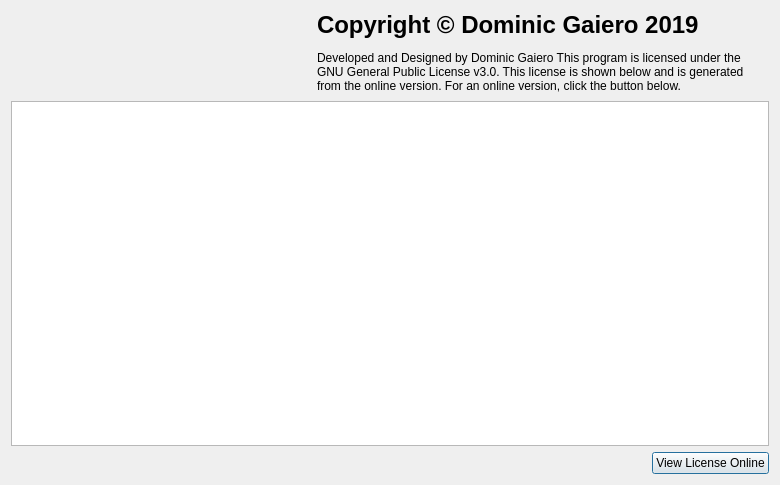
<?xml version="1.0" encoding="UTF-8"?>
<ui version="4.0">
 <class>Dialog</class>
 <widget class="QDialog" name="Dialog">
  <property name="windowModality">
   <enum>Qt::NonModal</enum>
  </property>
  <property name="geometry">
   <rect>
    <x>0</x>
    <y>0</y>
    <width>780</width>
    <height>485</height>
   </rect>
  </property>
  <property name="sizePolicy">
   <sizepolicy hsizetype="Fixed" vsizetype="Fixed">
    <horstretch>0</horstretch>
    <verstretch>0</verstretch>
   </sizepolicy>
  </property>
  <property name="minimumSize">
   <size>
    <width>500</width>
    <height>0</height>
   </size>
  </property>
  <property name="maximumSize">
   <size>
    <width>780</width>
    <height>505</height>
   </size>
  </property>
  <property name="windowTitle">
   <string>About</string>
  </property>
  <property name="modal">
   <bool>true</bool>
  </property>
  <layout class="QGridLayout" name="gridLayout">
   <item row="0" column="0">
    <layout class="QVBoxLayout" name="verticalLayout_2">
     <item>
      <layout class="QHBoxLayout" name="horizontalLayout">
       <item>
        <widget class="QLabel" name="label_2">
         <property name="sizePolicy">
          <sizepolicy hsizetype="Minimum" vsizetype="Minimum">
           <horstretch>0</horstretch>
           <verstretch>0</verstretch>
          </sizepolicy>
         </property>
         <property name="minimumSize">
          <size>
           <width>300</width>
           <height>84</height>
          </size>
         </property>
         <property name="maximumSize">
          <size>
           <width>300</width>
           <height>84</height>
          </size>
         </property>
         <property name="sizeIncrement">
          <size>
           <width>1</width>
           <height>2</height>
          </size>
         </property>
         <property name="text">
          <string/>
         </property>
         <property name="pixmap">
          <pixmap resource="main_images.qrc">:/logoHeaders/image_assets/logo_license_back_small.png</pixmap>
         </property>
         <property name="scaledContents">
          <bool>true</bool>
         </property>
        </widget>
       </item>
       <item>
        <widget class="QLabel" name="label">
         <property name="text">
          <string>&lt;html&gt;&lt;head/&gt;&lt;body&gt;&lt;h1 style=&quot; margin-top:18px; margin-bottom:12px; margin-left:0px; margin-right:0px; -qt-block-indent:0; text-indent:0px;&quot;&gt;&lt;span style=&quot; font-size:xx-large; font-weight:600;&quot;&gt;Copyright &amp;copy; Dominic Gaiero 2019&lt;/span&gt;&lt;/h1&gt;&lt;p&gt;Developed and Designed by Dominic Gaiero This program is licensed under the GNU General Public License v3.0. This license is shown below and is generated from the online version. For an online version, click the button below.&lt;/p&gt;&lt;/body&gt;&lt;/html&gt;</string>
         </property>
         <property name="alignment">
          <set>Qt::AlignLeading|Qt::AlignLeft|Qt::AlignTop</set>
         </property>
         <property name="wordWrap">
          <bool>true</bool>
         </property>
        </widget>
       </item>
      </layout>
     </item>
     <item>
      <widget class="QTextBrowser" name="licenseText">
       <property name="sizePolicy">
        <sizepolicy hsizetype="Expanding" vsizetype="Expanding">
         <horstretch>0</horstretch>
         <verstretch>0</verstretch>
        </sizepolicy>
       </property>
       <property name="font">
        <font>
         <family>Courier New</family>
        </font>
       </property>
       <property name="html">
        <string>&lt;!DOCTYPE HTML PUBLIC &quot;-//W3C//DTD HTML 4.0//EN&quot; &quot;http://www.w3.org/TR/REC-html40/strict.dtd&quot;&gt;
&lt;html&gt;&lt;head&gt;&lt;meta name=&quot;qrichtext&quot; content=&quot;1&quot; /&gt;&lt;style type=&quot;text/css&quot;&gt;
p, li { white-space: pre-wrap; }
&lt;/style&gt;&lt;/head&gt;&lt;body style=&quot; font-family:'Courier New'; font-size:8.1pt; font-weight:400; font-style:normal;&quot;&gt;
&lt;p style=&quot;-qt-paragraph-type:empty; margin-top:0px; margin-bottom:12px; margin-left:0px; margin-right:0px; -qt-block-indent:0; text-indent:0px; font-family:'Fira Code Medium'; font-size:10pt;&quot;&gt;&lt;br /&gt;&lt;/p&gt;&lt;/body&gt;&lt;/html&gt;</string>
       </property>
      </widget>
     </item>
     <item>
      <layout class="QHBoxLayout" name="horizontalLayout_2">
       <item>
        <spacer name="horizontalSpacer">
         <property name="orientation">
          <enum>Qt::Horizontal</enum>
         </property>
         <property name="sizeHint" stdset="0">
          <size>
           <width>40</width>
           <height>20</height>
          </size>
         </property>
        </spacer>
       </item>
       <item>
        <widget class="QPushButton" name="viewLicenseOnlineButton">
         <property name="text">
          <string>View License Online</string>
         </property>
        </widget>
       </item>
      </layout>
     </item>
    </layout>
   </item>
  </layout>
 </widget>
 <resources>
  <include location="main_images.qrc"/>
  <include location="../../../../../.designer/backup/main_images.qrc"/>
 </resources>
 <connections/>
</ui>
